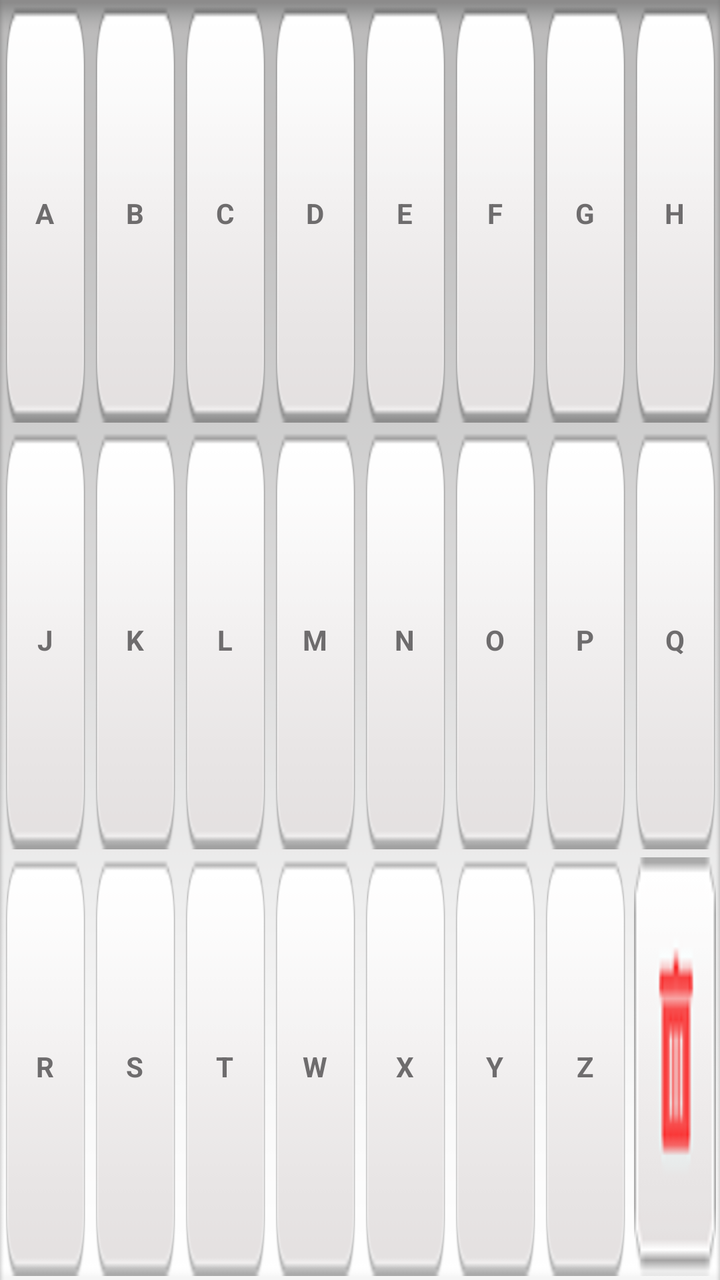
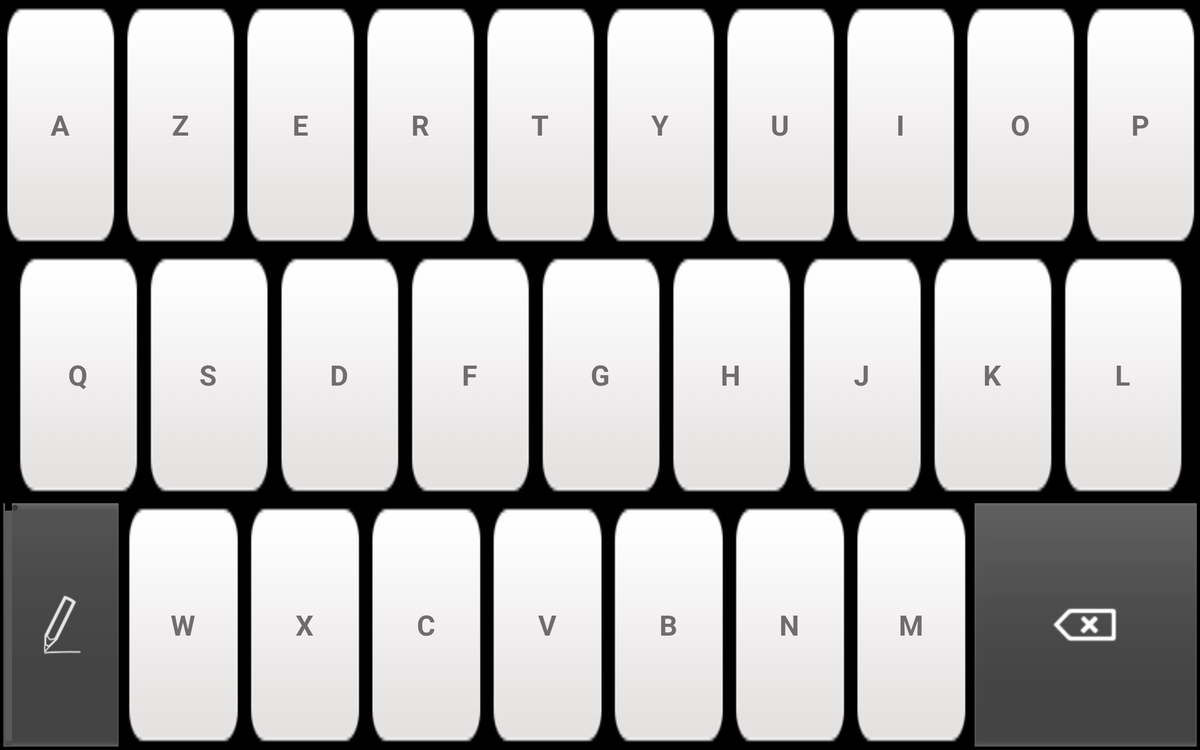

Compare how this app lays out the same screen by default and in its alternative resource folder. The renders come first, then the two layout files and the values they reference.
<!-- AndroidManifest.xml: application theme android:Theme.NoTitleBar.Fullscreen -->
<!-- res/layout/keyboard.xml -->
<?xml version="1.0" encoding="utf-8"?>
<LinearLayout xmlns:android="http://schemas.android.com/apk/res/android"
    android:layout_width="fill_parent"
    android:layout_height="fill_parent"
    android:orientation="vertical"
     android:background="@drawable/key_bg" >

    <LinearLayout
        android:id="@+id/linearLayout1"
        android:layout_width="fill_parent"
        android:layout_height="fill_parent"
        android:layout_weight="1" 
        >

        <Button
            android:id="@+id/buttonA"
            style="@style/KeyboardButtonNormal"
            android:layout_width="fill_parent"
            android:layout_height="fill_parent"
            android:layout_weight="1"
            android:text="A" />

        <Button
            android:id="@+id/buttonB"
            style="@style/KeyboardButtonNormal"
            android:layout_width="fill_parent"
            android:layout_height="fill_parent"
            android:layout_weight="1"
            android:text="B" />

        <Button
            android:id="@+id/buttonC"
            style="@style/KeyboardButtonNormal"
            android:layout_width="fill_parent"
            android:layout_height="fill_parent"
            android:layout_weight="1"
            android:text="C" />

        <Button
            android:id="@+id/buttonD"
            style="@style/KeyboardButtonNormal"
            android:layout_width="fill_parent"
            android:layout_height="fill_parent"
            android:layout_weight="1"
            android:text="D" />

        <Button
            android:id="@+id/buttonE"
            style="@style/KeyboardButtonNormal"
            android:layout_width="fill_parent"
            android:layout_height="fill_parent"
            android:layout_weight="1"
            android:text="E" />

        <Button
            android:id="@+id/buttonF"
            style="@style/KeyboardButtonNormal"
            android:layout_width="fill_parent"
            android:layout_height="fill_parent"
            android:layout_weight="1"
            android:text="F" />

        <Button
            android:id="@+id/buttonG"
            style="@style/KeyboardButtonNormal"
            android:layout_width="fill_parent"
            android:layout_height="fill_parent"
            android:layout_weight="1"
            android:text="G" />

        <Button
            android:id="@+id/buttonH"
            style="@style/KeyboardButtonNormal"
            android:layout_width="fill_parent"
            android:layout_height="fill_parent"
            android:layout_weight="1"
            android:text="H" />

       
    </LinearLayout>

    <LinearLayout
        android:id="@+id/linearLayout2"
        android:layout_width="fill_parent"
        android:layout_height="fill_parent"
        android:layout_weight="1" >

        <Button
            android:id="@+id/buttonJ"
            style="@style/KeyboardButtonNormal"
            android:layout_width="fill_parent"
            android:layout_height="fill_parent"
            android:layout_weight="1"
            android:text="J" />

        <Button
            android:id="@+id/buttonK"
            style="@style/KeyboardButtonNormal"
            android:layout_width="fill_parent"
            android:layout_height="fill_parent"
            android:layout_weight="1"
            android:text="K" />

        <Button
            android:id="@+id/buttonL"
            style="@style/KeyboardButtonNormal"
            android:layout_width="fill_parent"
            android:layout_height="fill_parent"
            android:layout_weight="1"
            android:text="L" />

        <Button
            android:id="@+id/buttonM"
            style="@style/KeyboardButtonNormal"
            android:layout_width="fill_parent"
            android:layout_height="fill_parent"
            android:layout_weight="1"
            android:text="M" />

        <Button
            android:id="@+id/buttonN"
            style="@style/KeyboardButtonNormal"
            android:layout_width="fill_parent"
            android:layout_height="fill_parent"
            android:layout_weight="1"
            android:text="N" />

        <Button
            android:id="@+id/buttonO"
            style="@style/KeyboardButtonNormal"
            android:layout_width="fill_parent"
            android:layout_height="fill_parent"
            android:layout_weight="1"
            android:text="O" />

        <Button
            android:id="@+id/buttonP"
            style="@style/KeyboardButtonNormal"
            android:layout_width="fill_parent"
            android:layout_height="fill_parent"
            android:layout_weight="1"
            android:text="P" />

        <Button
            android:id="@+id/buttonQ"
            style="@style/KeyboardButtonNormal"
            android:layout_width="fill_parent"
            android:layout_height="fill_parent"
            android:layout_weight="1"
            android:text="Q" />


    </LinearLayout>

    <LinearLayout
        android:id="@+id/linearLayout3"
        android:layout_width="fill_parent"
        android:layout_height="fill_parent"
        android:layout_weight="1" >



        <Button
            android:id="@+id/buttonR"
            style="@style/KeyboardButtonNormal"
            android:layout_width="fill_parent"
            android:layout_height="fill_parent"
            android:layout_weight="1"
            android:text="R" />

        <Button
            android:id="@+id/buttonS"
            style="@style/KeyboardButtonNormal"
            android:layout_width="fill_parent"
            android:layout_height="fill_parent"
            android:layout_weight="1"
            android:text="S" />

        <Button
            android:id="@+id/buttonT"
            style="@style/KeyboardButtonNormal"
            android:layout_width="fill_parent"
            android:layout_height="fill_parent"
            android:layout_weight="1"
            android:text="T" />

        <Button
            android:id="@+id/buttonW"
            style="@style/KeyboardButtonNormal"
            android:layout_width="fill_parent"
            android:layout_height="fill_parent"
            android:layout_weight="1"
            android:text="W" 
            />

        <Button
            android:id="@+id/buttonX"
            style="@style/KeyboardButtonNormal"
            android:layout_width="fill_parent"
            android:layout_height="fill_parent"
            android:layout_weight="1"
            android:text="X" />

        <Button
            android:id="@+id/buttonY"
            style="@style/KeyboardButtonNormal"
            android:layout_width="fill_parent"
            android:layout_height="fill_parent"
            android:layout_weight="1"
            android:text="Y" />

        <Button
            android:id="@+id/buttonZ"
            style="@style/KeyboardButtonNormal"
            android:layout_width="fill_parent"
            android:layout_height="fill_parent"
            android:layout_weight="1"
            android:text="Z" />

        <ImageButton
            android:id="@+id/buttonDELETE"
            style="@style/KeyboardButtonNormal"
            android:background="@drawable/reset_button"
            android:layout_width="fill_parent"
            android:layout_height="fill_parent"
            android:layout_weight="1"
            android:contentDescription="DEL"
            />
        
    </LinearLayout>

</LinearLayout>
<!-- resources referenced by this layout -->
<resources>
  <!-- drawable key_bg: png bitmap (drawable, 2577 bytes) -->
  <!-- drawable reset_button: png bitmap (drawable, 2015 bytes) -->
  <style name="KeyboardButtonNormal" parent="@android:style/Widget.Button">
          <item name="android:background">@drawable/keyboard_normal</item>
          <item name="android:height">32dp</item>
          <item name="android:textStyle">bold</item>
          <item name="android:layout_marginRight">2dp</item>
          <item name="android:layout_marginLeft">2dp</item>
          <item name="android:layout_marginTop">2dp</item>
          <item name="android:layout_marginBottom">2dp</item>
          <item name="android:textColor">@color/key_button_text_color</item>
      </style>
  <!-- drawable keyboard_normal (drawable) -->
  <?xml version="1.0" encoding="utf-8"?>
  <selector xmlns:android="http://schemas.android.com/apk/res/android">
  
      <item android:drawable="@drawable/key_button" android:state_pressed="true"/>
      <item android:drawable="@drawable/key_button" android:state_focused="true"/>
      <item android:drawable="@drawable/key_button"/>
  
  </selector>
  <color name="key_button_text_color">#ff6e6c6d</color>
  <!-- drawable key_button: png bitmap (drawable, 1887 bytes) -->
</resources>
<!-- res/layout-xlarge/keyboard.xml (the repository's variant of the layout above) -->
<!-- drawn on a large tablet held sideways -->
<?xml version="1.0" encoding="utf-8"?>
<LinearLayout xmlns:android="http://schemas.android.com/apk/res/android"
    android:layout_width="fill_parent"
    android:layout_height="fill_parent"
    android:orientation="vertical" >

    <LinearLayout
        android:id="@+id/linearLayout1"
        android:layout_width="fill_parent"
        android:layout_height="fill_parent"
        android:layout_weight="1" >

        <Button
            android:id="@+id/buttonA"
            style="@style/KeyboardButtonNormal"
            android:layout_width="fill_parent"
            android:layout_height="fill_parent"
            android:layout_margin="3dp"
            android:layout_weight="1"
            android:text="A"
            android:textSize="30sp" />

        <Button
            android:id="@+id/buttonZ"
            style="@style/KeyboardButtonNormal"
            android:layout_width="fill_parent"
            android:layout_height="fill_parent"
            android:layout_margin="3dp"
            android:layout_weight="1"
            android:text="Z"
            android:textSize="30sp" />

        <Button
            android:id="@+id/buttonE"
            style="@style/KeyboardButtonNormal"
            android:layout_width="fill_parent"
            android:layout_height="fill_parent"
            android:layout_margin="3dp"
            android:layout_weight="1"
            android:text="E"
            android:textSize="30sp" />

        <Button
            android:id="@+id/buttonR"
            style="@style/KeyboardButtonNormal"
            android:layout_width="fill_parent"
            android:layout_height="fill_parent"
            android:layout_margin="3dp"
            android:layout_weight="1"
            android:text="R"
            android:textSize="30sp" />

        <Button
            android:id="@+id/buttonT"
            style="@style/KeyboardButtonNormal"
            android:layout_width="fill_parent"
            android:layout_height="fill_parent"
            android:layout_margin="3dp"
            android:layout_weight="1"
            android:text="T"
            android:textSize="30sp" />

        <Button
            android:id="@+id/buttonY"
            style="@style/KeyboardButtonNormal"
            android:layout_width="fill_parent"
            android:layout_height="fill_parent"
            android:layout_margin="3dp"
            android:layout_weight="1"
            android:text="Y"
            android:textSize="30sp" />

        <Button
            android:id="@+id/buttonU"
            style="@style/KeyboardButtonNormal"
            android:layout_width="fill_parent"
            android:layout_height="fill_parent"
            android:layout_margin="3dp"
            android:layout_weight="1"
            android:text="U"
            android:textSize="30sp" />

        <Button
            android:id="@+id/buttonI"
            style="@style/KeyboardButtonNormal"
            android:layout_width="fill_parent"
            android:layout_height="fill_parent"
            android:layout_margin="3dp"
            android:layout_weight="1"
            android:text="I"
            android:textSize="30sp" />

        <Button
            android:id="@+id/buttonO"
            style="@style/KeyboardButtonNormal"
            android:layout_width="fill_parent"
            android:layout_height="fill_parent"
            android:layout_margin="3dp"
            android:layout_weight="1"
            android:text="O"
            android:textSize="30sp" />

        <Button
            android:id="@+id/buttonP"
            style="@style/KeyboardButtonNormal"
            android:layout_width="fill_parent"
            android:layout_height="fill_parent"
            android:layout_margin="3dp"
            android:layout_weight="1"
            android:text="P"
            android:textSize="30sp" />
    </LinearLayout>

    <LinearLayout
        android:id="@+id/linearLayout2"
        android:layout_width="fill_parent"
        android:layout_height="fill_parent"
        android:layout_weight="1"
        android:paddingLeft="13dp"
        android:paddingRight="13dp"
        android:textSize="30sp" >

        <Button
            android:id="@+id/buttonQ"
            style="@style/KeyboardButtonNormal"
            android:layout_width="fill_parent"
            android:layout_height="fill_parent"
            android:layout_margin="3dp"
            android:layout_weight="1"
            android:text="Q"
            android:textSize="30sp" />

        <Button
            android:id="@+id/buttonS"
            style="@style/KeyboardButtonNormal"
            android:layout_width="fill_parent"
            android:layout_height="fill_parent"
            android:layout_margin="3dp"
            android:layout_weight="1"
            android:text="S"
            android:textSize="30sp" />

        <Button
            android:id="@+id/buttonD"
            style="@style/KeyboardButtonNormal"
            android:layout_width="fill_parent"
            android:layout_height="fill_parent"
            android:layout_margin="3dp"
            android:layout_weight="1"
            android:text="D"
            android:textSize="30sp" />

        <Button
            android:id="@+id/buttonF"
            style="@style/KeyboardButtonNormal"
            android:layout_width="fill_parent"
            android:layout_height="fill_parent"
            android:layout_margin="3dp"
            android:layout_weight="1"
            android:text="F"
            android:textSize="30sp" />

        <Button
            android:id="@+id/buttonG"
            style="@style/KeyboardButtonNormal"
            android:layout_width="fill_parent"
            android:layout_height="fill_parent"
            android:layout_margin="3dp"
            android:layout_weight="1"
            android:text="G"
            android:textSize="30sp" />

        <Button
            android:id="@+id/buttonH"
            style="@style/KeyboardButtonNormal"
            android:layout_width="fill_parent"
            android:layout_height="fill_parent"
            android:layout_margin="3dp"
            android:layout_weight="1"
            android:text="H"
            android:textSize="30sp" />

        <Button
            android:id="@+id/buttonJ"
            style="@style/KeyboardButtonNormal"
            android:layout_width="fill_parent"
            android:layout_height="fill_parent"
            android:layout_margin="3dp"
            android:layout_weight="1"
            android:text="J"
            android:textSize="30sp" />

        <Button
            android:id="@+id/buttonK"
            style="@style/KeyboardButtonNormal"
            android:layout_width="fill_parent"
            android:layout_height="fill_parent"
            android:layout_margin="3dp"
            android:layout_weight="1"
            android:text="K"
            android:textSize="30sp" />

        <Button
            android:id="@+id/buttonL"
            style="@style/KeyboardButtonNormal"
            android:layout_width="fill_parent"
            android:layout_height="fill_parent"
            android:layout_margin="3dp"
            android:layout_weight="1"
            android:text="L"
            android:textSize="30sp" />
    </LinearLayout>

    <LinearLayout
        android:id="@+id/linearLayout3"
        android:layout_width="fill_parent"
        android:layout_height="fill_parent"
        android:layout_weight="1"
        android:textSize="30sp" >

        <ImageButton
            android:id="@+id/buttonDRAFT"
            style="@style/KeyboardButtonSpecial"
            android:layout_width="fill_parent"
            android:layout_height="fill_parent"
            android:layout_margin="3dp"
            android:layout_weight="1"
            android:background="@drawable/btn_keyboard_draft_release_unlock"
            android:src="@drawable/keyboard_draft"
            android:textSize="30sp" />

        <Button
            android:id="@+id/buttonW"
            style="@style/KeyboardButtonNormal"
            android:layout_width="fill_parent"
            android:layout_height="fill_parent"
            android:layout_margin="3dp"
            android:layout_weight="1"
            android:text="W"
            android:textSize="30sp" />

        <Button
            android:id="@+id/buttonX"
            style="@style/KeyboardButtonNormal"
            android:layout_width="fill_parent"
            android:layout_height="fill_parent"
            android:layout_margin="3dp"
            android:layout_weight="1"
            android:text="X"
            android:textSize="30sp" />

        <Button
            android:id="@+id/buttonC"
            style="@style/KeyboardButtonNormal"
            android:layout_width="fill_parent"
            android:layout_height="fill_parent"
            android:layout_margin="3dp"
            android:layout_weight="1"
            android:text="C"
            android:textSize="30sp" />

        <Button
            android:id="@+id/buttonV"
            style="@style/KeyboardButtonNormal"
            android:layout_width="fill_parent"
            android:layout_height="fill_parent"
            android:layout_margin="3dp"
            android:layout_weight="1"
            android:text="V"
            android:textSize="30sp" />

        <Button
            android:id="@+id/buttonB"
            style="@style/KeyboardButtonNormal"
            android:layout_width="fill_parent"
            android:layout_height="fill_parent"
            android:layout_margin="3dp"
            android:layout_weight="1"
            android:text="B"
            android:textSize="30sp" />

        <Button
            android:id="@+id/buttonN"
            style="@style/KeyboardButtonNormal"
            android:layout_width="fill_parent"
            android:layout_height="fill_parent"
            android:layout_margin="3dp"
            android:layout_weight="1"
            android:text="N"
            android:textSize="30sp" />

        <Button
            android:id="@+id/buttonM"
            style="@style/KeyboardButtonNormal"
            android:layout_width="fill_parent"
            android:layout_height="fill_parent"
            android:layout_margin="3dp"
            android:layout_weight="1"
            android:text="M"
            android:textSize="30sp" />

        <ImageButton
            android:id="@+id/buttonDELETE"
            style="@style/KeyboardButtonSpecial"
            android:layout_width="fill_parent"
            android:layout_height="fill_parent"
            android:layout_margin="3dp"
            android:layout_weight="0.9"
            android:background="@drawable/btn_keyboard_delete_release"
            android:contentDescription="DEL"
            android:src="@drawable/keyboard_delete"
            android:textSize="30sp" />
    </LinearLayout>

</LinearLayout>
<!-- resources referenced by the variant -->
<!-- as a large tablet held sideways resolves them -->
<resources>
  <!-- drawable btn_keyboard_delete_release: png bitmap (drawable-hdpi, 598 bytes) -->
  <!-- drawable btn_keyboard_draft_release_unlock: png bitmap (drawable-hdpi, 793 bytes) -->
  <!-- drawable keyboard_delete: png bitmap (drawable-hdpi, 423 bytes) -->
  <!-- drawable keyboard_draft: png bitmap (drawable-hdpi, 505 bytes) -->
  <style name="KeyboardButtonNormal" parent="@android:style/Widget.Button">
          <item name="android:background">@drawable/keyboard_normal</item>
          <item name="android:height">32dp</item>
          <item name="android:textStyle">bold</item>
          <item name="android:layout_marginRight">2dp</item>
          <item name="android:layout_marginLeft">2dp</item>
          <item name="android:layout_marginTop">2dp</item>
          <item name="android:layout_marginBottom">2dp</item>
          <item name="android:textColor">@color/key_button_text_color</item>
      </style>
  <style name="KeyboardButtonSpecial" parent="@android:style/Widget.Button">
          <item name="android:height">32dp</item>
          <item name="android:layout_marginRight">2dp</item>
          <item name="android:layout_marginLeft">2dp</item>
          <item name="android:layout_marginTop">2dp</item>
          <item name="android:layout_marginBottom">2dp</item>
      </style>
  <!-- drawable keyboard_normal (drawable) -->
  <?xml version="1.0" encoding="utf-8"?>
  <selector xmlns:android="http://schemas.android.com/apk/res/android">
  
      <item android:drawable="@drawable/key_button" android:state_pressed="true"/>
      <item android:drawable="@drawable/key_button" android:state_focused="true"/>
      <item android:drawable="@drawable/key_button"/>
  
  </selector>
  <color name="key_button_text_color">#ff6e6c6d</color>
  <!-- drawable key_button: png bitmap (drawable, 1887 bytes) -->
</resources>
